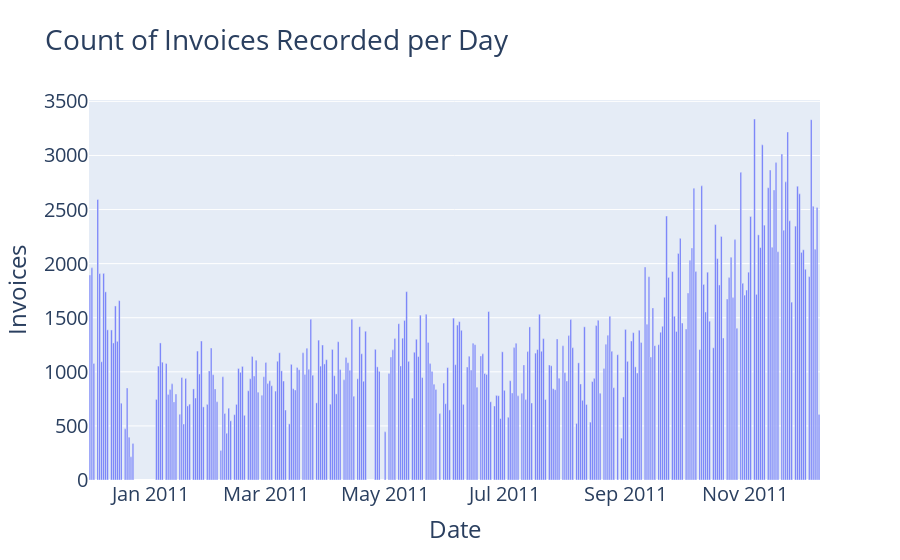

Here is the notebook cell this chart was saved with:
### Code cell
# Display the number of invoices per day

# import plotly.graph_objects as go - just a reminder, this is how we imported plotly graph objects already
fig = go.Figure()
fig.add_trace(
    go.Bar(x=counts['InvoiceDate_Date'], y=counts['InvoiceNo']),
)

fig.update_layout(  
            xaxis_title='Date',
            yaxis_title='Invoices',
            title=f'Count of Invoices Recorded per Day',
            font=dict(
                size=20,
            ),
            hovermode='x unified'   # x unified
        )

# Feel free to re-run this cell with different hover modes to control the label style.
# Choose between 'closest', 'x', 'y', 'x unified' (my favourite) or 'y unified'
# More details here: https://plotly.com/python/hover-text-and-formatting/

### Figure 1 — Plotly figure (JSON) as saved in the notebook; plotly's stock layout.template omitted (floating-point values rounded to 4 significant figures; data arrays with more than 128 entries replaced by an {"elided": "..."} marker saying what was removed)
{"data": [{"type": "bar", "x": {"elided": "305 str values"}, "y": {"elided": "305 int values"}}], "layout": {"font": {"size": 20}, "hovermode": "x unified", "title": {"text": "Count of Invoices Recorded per Day"}, "xaxis": {"title": {"text": "Date"}}, "yaxis": {"title": {"text": "Invoices"}}}}
